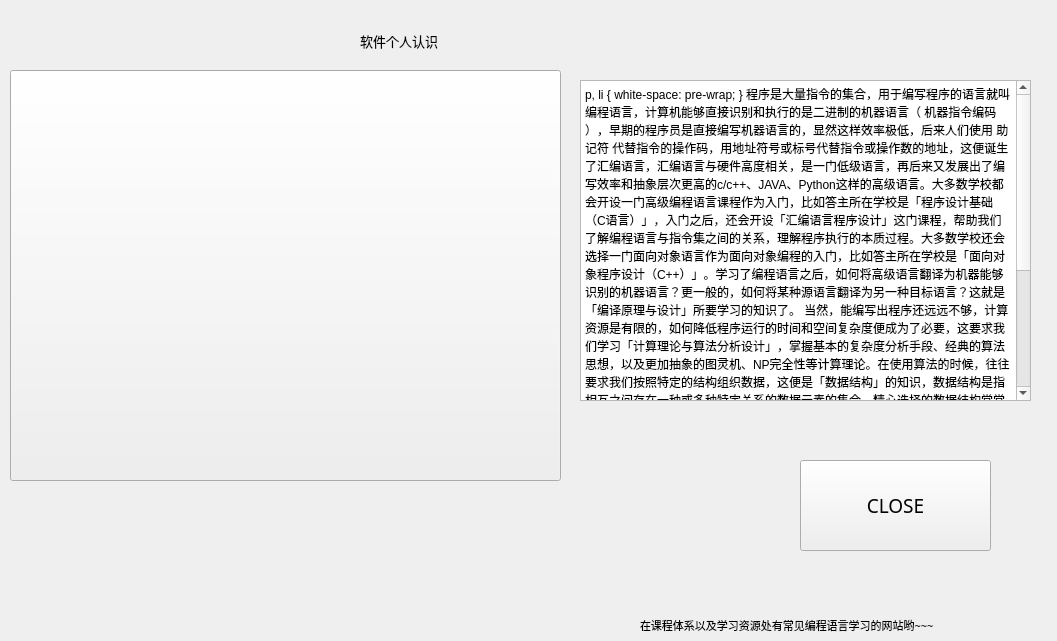
<?xml version="1.0" encoding="UTF-8"?>
<ui version="4.0">
 <class>K2</class>
 <widget class="QWidget" name="K2">
  <property name="geometry">
   <rect>
    <x>0</x>
    <y>0</y>
    <width>1057</width>
    <height>641</height>
   </rect>
  </property>
  <property name="minimumSize">
   <size>
    <width>1057</width>
    <height>641</height>
   </size>
  </property>
  <property name="maximumSize">
   <size>
    <width>1057</width>
    <height>641</height>
   </size>
  </property>
  <property name="windowTitle">
   <string>Form</string>
  </property>
  <widget class="QLabel" name="label">
   <property name="geometry">
    <rect>
     <x>360</x>
     <y>10</y>
     <width>211</width>
     <height>61</height>
    </rect>
   </property>
   <property name="font">
    <font>
     <family>黑体</family>
     <pointsize>10</pointsize>
    </font>
   </property>
   <property name="text">
    <string>软件个人认识</string>
   </property>
  </widget>
  <widget class="QTextEdit" name="textEdit">
   <property name="geometry">
    <rect>
     <x>580</x>
     <y>80</y>
     <width>451</width>
     <height>321</height>
    </rect>
   </property>
   <property name="html">
    <string>&lt;!DOCTYPE HTML PUBLIC &quot;-//W3C//DTD HTML 4.0//EN&quot; &quot;http://www.w3.org/TR/REC-html40/strict.dtd&quot;&gt;
&lt;html&gt;&lt;head&gt;&lt;meta name=&quot;qrichtext&quot; content=&quot;1&quot; /&gt;&lt;style type=&quot;text/css&quot;&gt;
p, li { white-space: pre-wrap; }
&lt;/style&gt;&lt;/head&gt;&lt;body style=&quot; font-family:'SimSun'; font-size:7.2pt; font-weight:400; font-style:normal;&quot;&gt;
&lt;p style=&quot; margin-top:0px; margin-bottom:0px; margin-left:0px; margin-right:0px; -qt-block-indent:0; text-indent:0px;&quot;&gt;&lt;span style=&quot; font-size:10pt; font-weight:600;&quot;&gt;程序是大量指令的集合，用于编写程序的语言就叫编程语言，计算机能够直接识别和执行的是二进制的机器语言（&lt;/span&gt;&lt;a href=&quot;https://www.zhihu.com/search?q=%E6%9C%BA%E5%99%A8%E6%8C%87%E4%BB%A4%E7%BC%96%E7%A0%81&amp;amp;search_source=Entity&amp;amp;hybrid_search_source=Entity&amp;amp;hybrid_search_extra=%7B%22sourceType%22%3A%22answer%22%2C%22sourceId%22%3A690957563%7D&quot;&gt;&lt;span style=&quot; font-size:10pt; font-weight:600; text-decoration: underline; color:#0000ff;&quot;&gt;机器指令编码&lt;/span&gt;&lt;/a&gt;&lt;span style=&quot; font-size:10pt; font-weight:600;&quot;&gt;），早期的程序员是直接编写机器语言的，显然这样效率极低，后来人们使用&lt;/span&gt;&lt;a href=&quot;https://www.zhihu.com/search?q=%E5%8A%A9%E8%AE%B0%E7%AC%A6&amp;amp;search_source=Entity&amp;amp;hybrid_search_source=Entity&amp;amp;hybrid_search_extra=%7B%22sourceType%22%3A%22answer%22%2C%22sourceId%22%3A690957563%7D&quot;&gt;&lt;span style=&quot; font-size:10pt; font-weight:600; text-decoration: underline; color:#0000ff;&quot;&gt;助记符&lt;/span&gt;&lt;/a&gt;&lt;span style=&quot; font-size:10pt; font-weight:600;&quot;&gt;代替指令的操作码，用地址符号或标号代替指令或操作数的地址，这便诞生了汇编语言，汇编语言与硬件高度相关，是一门低级语言，再后来又发展出了编写效率和抽象层次更高的c/c++、JAVA、Python这样的高级语言。大多数学校都会开设一门高级编程语言课程作为入门，比如答主所在学校是「程序设计基础（C语言）」，入门之后，还会开设「汇编语言程序设计」这门课程，帮助我们了解编程语言与指令集之间的关系，理解程序执行的本质过程。大多数学校还会选择一门面向对象语言作为面向对象编程的入门，比如答主所在学校是「面向对象程序设计（C++）」。学习了编程语言之后，如何将高级语言翻译为机器能够识别的机器语言？更一般的，如何将某种源语言翻译为另一种目标语言？这就是「编译原理与设计」所要学习的知识了。&lt;/span&gt;&lt;/p&gt;
&lt;p style=&quot; margin-top:12px; margin-bottom:12px; margin-left:0px; margin-right:0px; -qt-block-indent:0; text-indent:0px;&quot;&gt;&lt;span style=&quot; font-size:10pt; font-weight:600;&quot;&gt;当然，能编写出程序还远远不够，计算资源是有限的，如何降低程序运行的时间和空间复杂度便成为了必要，这要求我们学习「计算理论与算法分析设计」，掌握基本的复杂度分析手段、经典的算法思想，以及更加抽象的图灵机、NP完全性等计算理论。在使用算法的时候，往往要求我们按照特定的结构组织数据，这便是「数据结构」的知识，数据结构是指相互之间存在一种或多种特定关系的数据元素的集合，精心选择的数据结构常常可以带来更高的运行或者存储效率。&lt;/span&gt;&lt;/p&gt;
&lt;p style=&quot; margin-top:12px; margin-bottom:12px; margin-left:0px; margin-right:0px; -qt-block-indent:0; text-indent:0px;&quot;&gt;&lt;span style=&quot; font-size:10pt; font-weight:600;&quot;&gt;&lt;br /&gt;&lt;/span&gt;&lt;/p&gt;
&lt;p style=&quot; margin-top:12px; margin-bottom:12px; margin-left:0px; margin-right:0px; -qt-block-indent:0; text-indent:0px;&quot;&gt;&lt;span style=&quot; font-size:10pt; font-weight:600;&quot;&gt;当软件变得越来越庞大和复杂，无论是开发、测试，还是更新维护，都变得非常困难，研究用工程化方法构建和维护有效的、实用的和高质量的软件的学科就是软件工程，这方面的概念基础课程为「&lt;/span&gt;&lt;a href=&quot;https://www.zhihu.com/search?q=%E8%BD%AF%E4%BB%B6%E5%B7%A5%E7%A8%8B%E5%9F%BA%E7%A1%80&amp;amp;search_source=Entity&amp;amp;hybrid_search_source=Entity&amp;amp;hybrid_search_extra=%7B%22sourceType%22%3A%22answer%22%2C%22sourceId%22%3A690957563%7D&quot;&gt;&lt;span style=&quot; font-size:10pt; font-weight:600; text-decoration: underline; color:#0000ff;&quot;&gt;软件工程基础&lt;/span&gt;&lt;/a&gt;&lt;span style=&quot; font-size:10pt; font-weight:600;&quot;&gt;」。将数据与软件独立开来，以一定方式储存在一起，实现多用户共享的统一管理的数据集合叫做数据库，学习相关理论和技术的课程为「数据库原理和设计」。&lt;/span&gt;&lt;/p&gt;
&lt;p style=&quot; margin-top:12px; margin-bottom:12px; margin-left:0px; margin-right:0px; -qt-block-indent:0; text-indent:0px;&quot;&gt;&lt;span style=&quot; font-size:10pt; font-weight:600;&quot;&gt;到此为止我们都是还只是止步于单台计算机，如何将处于不同地理位置的多台计算机连接起来呢？计算机网络就是多台计算机连接起来实现资源共享和信息传递的计算机系统。就像一个城市的交通系统有许多交通规则一样，许许多多的计算机之间要进行通信，也需要制定规范的“交通规则”，这便是协议。人们将计算机网络分为多个协议层，「计算机网络」这门课程学习的主要内容就是每层的协议。&lt;/span&gt;&lt;/p&gt;&lt;/body&gt;&lt;/html&gt;</string>
   </property>
  </widget>
  <widget class="QPushButton" name="pushButton">
   <property name="geometry">
    <rect>
     <x>10</x>
     <y>70</y>
     <width>551</width>
     <height>411</height>
    </rect>
   </property>
   <property name="styleSheet">
    <string notr="true">border-image: url(:/Image/36.jpg);</string>
   </property>
   <property name="text">
    <string/>
   </property>
  </widget>
  <widget class="QLabel" name="label_2">
   <property name="geometry">
    <rect>
     <x>640</x>
     <y>600</y>
     <width>381</width>
     <height>51</height>
    </rect>
   </property>
   <property name="font">
    <font>
     <family>黑体</family>
     <pointsize>8</pointsize>
    </font>
   </property>
   <property name="text">
    <string>在课程体系以及学习资源处有常见编程语言学习的网站哟~~~</string>
   </property>
  </widget>
  <widget class="QPushButton" name="c1">
   <property name="geometry">
    <rect>
     <x>800</x>
     <y>460</y>
     <width>191</width>
     <height>91</height>
    </rect>
   </property>
   <property name="font">
    <font>
     <family>楷体</family>
     <pointsize>14</pointsize>
    </font>
   </property>
   <property name="text">
    <string>CLOSE</string>
   </property>
  </widget>
 </widget>
 <resources/>
 <connections/>
</ui>
